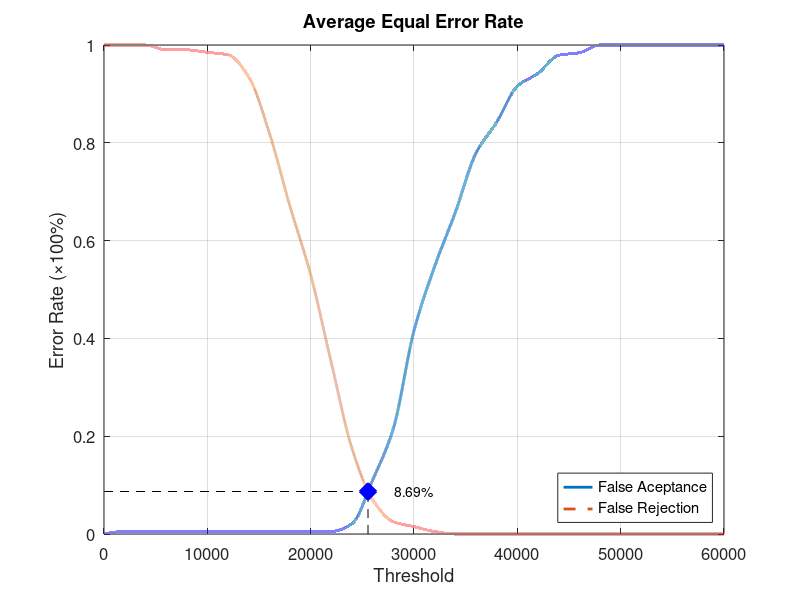
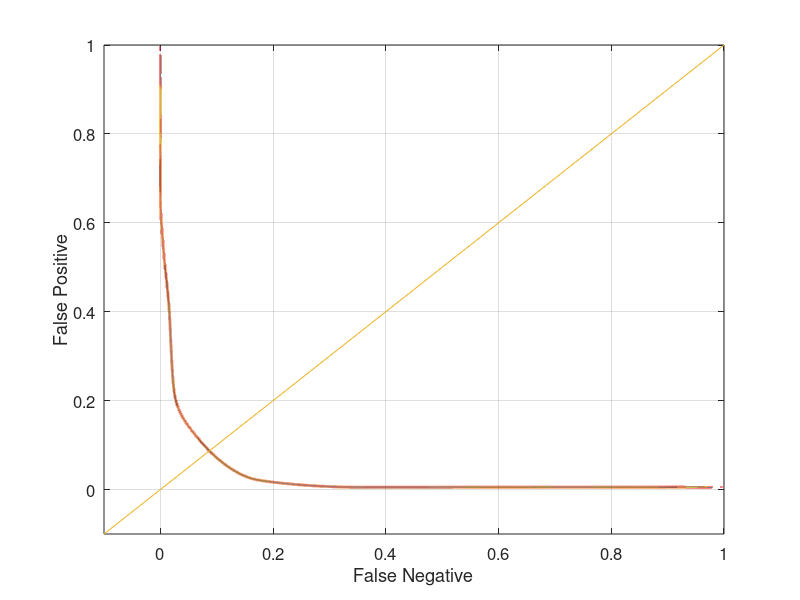

These charts were generated, in order, by the following MATLAB code:
function yEER = Database1_2
close all;
clear;
clc;
x = 0:2000:60000;
xq = 0:0.5:60000;

y0 = [0 0.00526316 0.00526316 0.00526316 0.00526316 0.00526316 0.00526316 0.00526316 0.00526316 0.00526316 0.00526316 0.00526316 0.0210526 0.110526 0.215789 0.415789 0.547368 0.657895 0.778947 0.842105 0.915789 0.942105 0.978947 0.984211 1 1 1 1 1 1 1];
yy0 = interp1(x, y0, xq, 'pchip');
y1 = [1 1 1 0.99 0.99 0.985 0.98 0.935 0.82 0.67 0.53 0.35 0.175 0.07 0.025 0.015 0.005 0 0 0 0 0 0 0 0 0 0 0 0 0 0];
yy1 = interp1(x, y1, xq, 'pchip');

% Calculating EER: 
y2 = abs(y0 - y1);
find(y2 == min(y2))
yy2 = abs(yy0 - yy1);
xEER = find(yy2 == min(yy2));
xEERIndex = xq(xEER) % X-axis EER
yEER = yy0(xEER) % Y-axis EER

main = figure
plot(xq, yy0,'-','LineWidth', 2);	hold on
plot(xq, yy1,'--','LineWidth', 2);	hold on
plot([xEERIndex xEERIndex], [0 yEER], 'k--');	hold on
plot([0 xEERIndex], [yEER yEER], 'k--');	hold on
plot(xEERIndex, yEER, 'bx', 'LineWidth', 10);	hold on
text(xEERIndex + 10 * xEERIndex / 100, yEER, [num2str(round((10000 * yEER)) / 100) '%'])
legend('False Aceptance', 'False Rejection', 'Location', 'SouthEast')
xlabel('Threshold')
ylabel('Error Rate (\times100%)')
title('Average Equal Error Rate')
set(gca, 'FontSize', 12)
axis([0 60000 0 1])
grid on

print(main, 'Database1_2Main', '-dpng');
FNRxFPR = figure('Color', [1 1 1]);
plot(yy1, yy0, '-', yy1, yy0, 'LineWidth', 2);
hold on
y = -0.1:0.1:1
plot(y, y); 
set(gca, 'FontSize', 12)
xlabel('False Negative')
ylabel('False Positive')
axis([-0.1 1 -0.1 1])
set(gca, 'FontSize', 12)
grid on

print(FNRxFPR, 'Database1_2FNRxFPR','-dpng');
end
